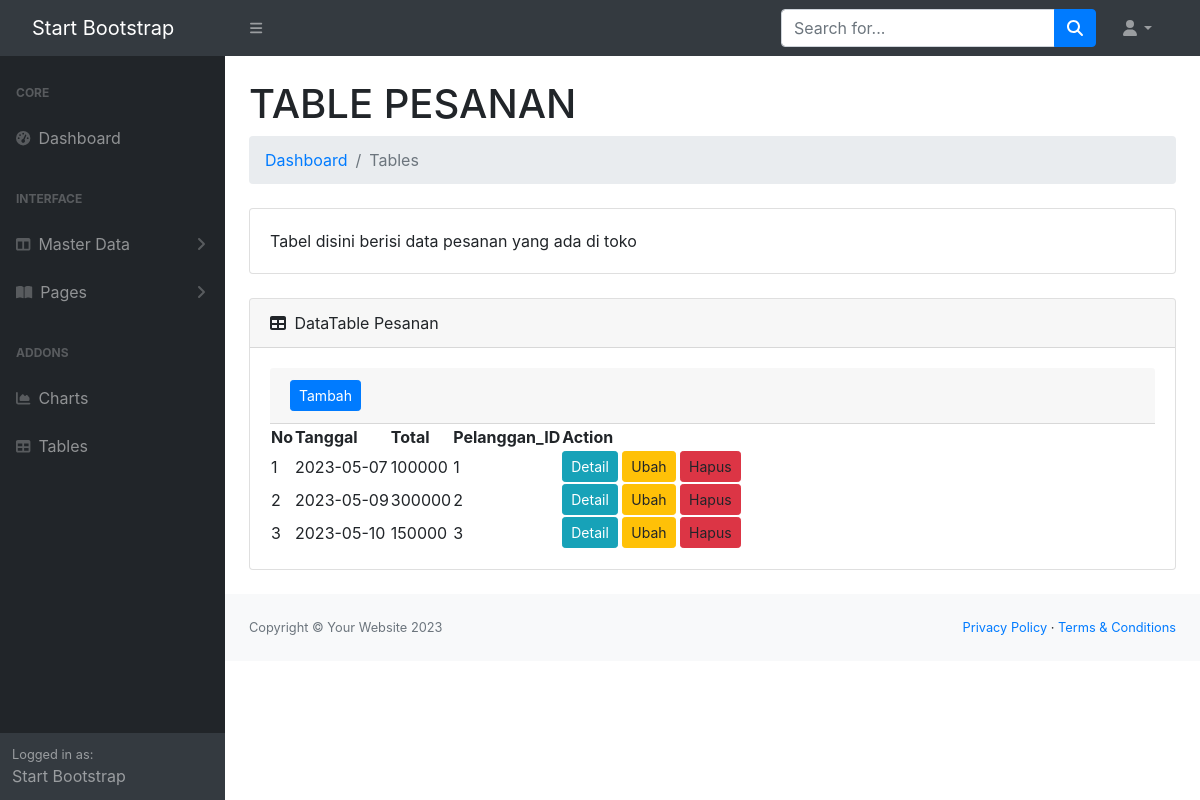
The app's page /index.php?url=pesanan with its own data.
### tables this page shows
CREATE TABLE `pesanan` (
  `id` int(11) NOT NULL,
  `tanggal` date DEFAULT NULL,
  `total` double DEFAULT NULL,
  `pelanggan_id` int(11) NOT NULL
);

CREATE TABLE `pelanggan` (
  `id` int(11) NOT NULL,
  `kode` varchar(10) DEFAULT NULL,
  `nama_pelanggan` varchar(50) DEFAULT NULL,
  `jk` char(1) DEFAULT NULL,
  `tmp_lahir` varchar(30) DEFAULT NULL,
  `tgl_lahir` date DEFAULT NULL,
  `email` varchar(45) DEFAULT NULL,
  `kartu_id` int(11) NOT NULL,
  `alamat` varchar(40) DEFAULT NULL
);

### models/Pesanan.php (called while the page is built, shortened)
<?php
class Pesanan {
    private $koneksi;
    public function __construct(){
        global $dbh;
        $this->koneksi = $dbh;
    }
    public function dataPesanan(){
        $sql = "SELECT pesanan.*, pelanggan.id as pelanggan_id FROM pesanan INNER JOIN pelanggan ON pelanggan.id = pesanan.pelanggan_id";
        $ps = $this->koneksi->prepare($sql);
        $ps->execute();
        $rs = $ps->fetchAll();
        return $rs;
    }
}
?>

### pesanan.php (the view, shortened to what this page needs)
<?php
$model = new Pesanan();
$data_pesanan = $model->dataPesanan();
?>
<h1 class="mt-4">TABLE PESANAN</h1>
<ol class="breadcrumb mb-4">
    <li class="breadcrumb-item"><a href="index.php?url=dashboard">Dashboard</a></li>
    <li class="breadcrumb-item active">Tables</li>
</ol>
<div class="card mb-4">
    <div class="card-body">
        Tabel disini berisi data pesanan yang ada di toko
    </div>
</div>
<div class="card mb-4">
    <div class="card-header">
        <i class="fas fa-table me-1"></i>
        DataTable Pesanan
    </div>
    <div class="card-body">
        <div class="card-header">
            <a href="index.php?url=pesanan_form" class="btn btn-primary btn-sm"> Tambah</a>
        </div>
        <table id="datatablesSimple">
            <thead>
                <tr>
                    <th>No</th>
                    <th>Tanggal</th>
                    <th>Total</th>
                    <th>Pelanggan_ID</th>
                    <th>Action</th>
                </tr>
            </thead>
            <tbody>
                <?php
                $no = 1;
                foreach($data_pesanan as $row){
                ?>
                <tr>
                    <td><?= $no ?></td>
                    <td><?= $row['tanggal']?></td>
                    <td><?= $row['total']?></td>
                    <td><?= $row['pelanggan_id']?></td>
                    <td>
                        <form action="pesanan_controller.php" method="POST">
                            <a class="btn btn-info btn-sm" href="index.php?url=pesanan_detail&id=<?= $row ['id'] ?>">Detail</a>
                            <a class="btn btn-warning btn-sm">Ubah</a>
                            <a class="btn btn-danger btn-sm">Hapus</a>
                        </form>
                    </td>
                </tr>
                <?php
                    $no++;
                }
                ?>
            </tbody>
        </table>
    </div>
</div>
</div>
                <?php
                    include_once 'bottom.php';
                ?>

### records on screen
pesanan: tanggal "2023-05-07", total "100000", pelanggan "1"
pesanan: tanggal "2023-05-09", total "300000", pelanggan "2"
pesanan: tanggal "2023-05-10", total "150000", pelanggan "3"
